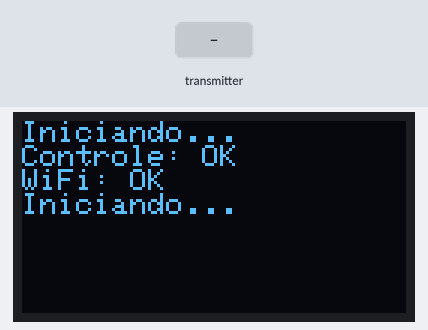
Bench run of a program on a simulated ESP32. Parts: 128×64 one-colour display. The test bench sets the inputs (shaded band).

Above: at 3.2 s.
5.4 s: the transmitter starts sending battery = 0
At 6.1 s:
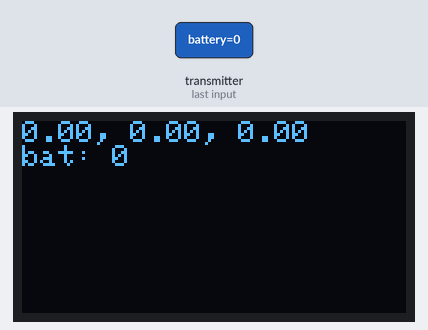
6.9 s: the transmitter starts sending kp = 25
At 7.3 s:
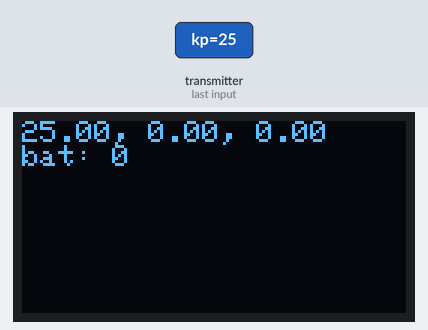
8.4 s: the transmitter starts sending ki = 25
At 9.6 s:
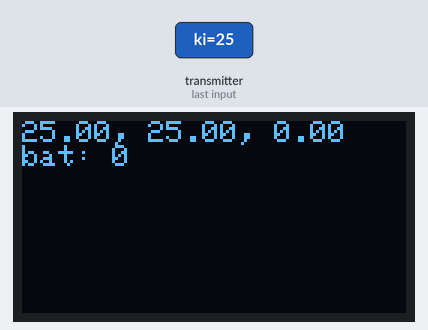
9.9 s: the transmitter starts sending kd = 25
At 10.7 s:
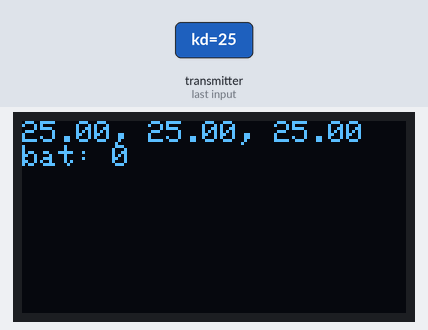
11.4 s: the transmitter starts sending battery = 25
At 11.9 s:
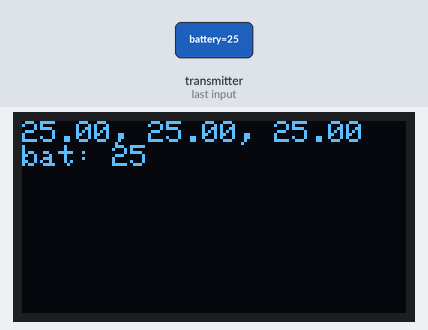
12.9 s: the transmitter starts sending kp = 0
At 14.2 s:
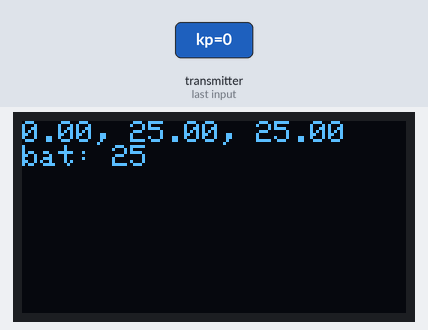
Timing chart, 0 to 15.4 s (numbered marks = the images above; inputs shaded):
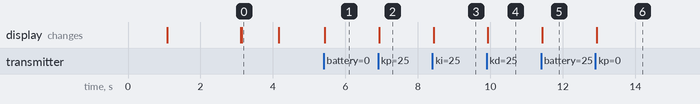

Measured:
- after the input at 5.4 s, the display: changes at once (image 1)
- after the input at 6.9 s, the display: changes at once (image 2)
- after the input at 8.4 s, the display: changes at once (image 3)
- after the input at 9.9 s, the display: changes at once (image 4)
- after the input at 11.4 s, the display: changes at once (image 5)
- after the input at 12.9 s, the display: changes at once (image 6)
- what the display in image 0 shows lasts 1.1 s, from 3.1 s to 4.2 s

The program:

main.cpp
```cpp
#include <Arduino.h>
#include <Wire.h>
#include <esp_now.h>
#include <WiFi.h>
#include <Adafruit_GFX.h>
#include <Adafruit_SSD1306.h>
#include <PS2X_lib.h>

#define PS2_DAT 21 //MISO  19
#define PS2_CMD 19 //MOSI  23
#define PS2_SEL 18 //SS     5
#define PS2_CLK 5 //SLK   18
#define pressures false
#define rumble false
#define CHANNEL 1
#define ALTURA 64
#define LARGURA 128


PS2X ps2x;

int error = -1;
byte type = 0;
byte vibrate = 0;
int tryNum = 1;
uint64_t leituraAtual = 1;

typedef struct data
{
  int battery = 0;
  float kp = 0;
  float ki = 0;
  float kd = 0;
} data;
data myDataR;

typedef struct struct_message
{
  int Y = 0;
  int Z = 0;
  bool SAFE = false;
} struct_message;
struct_message myDataS;

Adafruit_SSD1306 display = Adafruit_SSD1306();
esp_now_peer_info_t peer;
uint8_t mac[] = {0xA4, 0xCF, 0x12, 0x75, 0x51, 0x6C};
uint8_t peerMacAddress[] = {0xCC, 0x50, 0xE3, 0x9C, 0x47, 0x40};

void addPeer(uint8_t *peerMacAddress) //adiciona o endereço do receptor
{
  peer.channel = CHANNEL;
  peer.encrypt = 0;
  memcpy(peer.peer_addr, peerMacAddress, 6);
  esp_now_add_peer(&peer);
}

bool InitESPNow() //inicia o esp now
{
  if (esp_now_init() == ESP_OK)
  {
    return true;
  }
  else
  {
    return false;
  }
}

void OnDataSent(const uint8_t *mac_addr, esp_now_send_status_t status)// call back func de envio
{
}

void OnDataRecv(const uint8_t * mac, const uint8_t *incomingData, int len)
{
  memcpy(&myDataR, incomingData, sizeof(myDataR));
  display.clearDisplay();
  display.setCursor(0,0);
  display.printf("%0.02f, %0.02f, %0.02f\n",myDataR.kp,myDataR.ki,myDataR.kd);
  display.printf("bat: %d\n",myDataR.battery);
  display.display();


}

void setup() {
  Wire.begin(23, 22);
  display.begin(SSD1306_SWITCHCAPVCC, 0x3C);
  display.setTextColor(WHITE);
  display.setTextSize(0);
  display.clearDisplay();
  display.setCursor(0,0);
  display.print("Iniciando...\n");
  display.print("Controle: ");
  display.display();
  while (error != 0)
  {
    delay(1000); // 1 second wait
    error = ps2x.config_gamepad(PS2_CLK, PS2_CMD, PS2_SEL, PS2_DAT, pressures, rumble);
    tryNum++;
  }
  if (ps2x.readType() == 1)
    display.print("OK\n");
  else
    display.print("ERORR\n");
  display.display();

  display.print("WiFi: ");
  WiFi.mode(WIFI_STA);
  vTaskDelay(2000);
  if (InitESPNow())
    display.print("OK\n");
  else{
    display.print("ERORR\n");
    display.print("Reboot in 5s\n");
    display.display();
    vTaskDelay(5000);
    ESP.restart();
  }
  display.display();
  addPeer(peerMacAddress);
  display.print("Iniciando...");
  display.display();
  vTaskDelay(1000);
  display.clearDisplay();
  display.display();
  esp_now_register_send_cb(OnDataSent);
  esp_now_register_recv_cb(OnDataRecv);
}

void loop() {
  ps2x.read_gamepad(false, vibrate);//atualiza os valores e mantem o controle ligado
  myDataS.Y = ps2x.Analog(PSS_RY);//frente e trás
  myDataS.Z = ps2x.Analog(PSS_RX);//esquerda e direita
  if (ps2x.ButtonPressed(PSB_CROSS))//fail safe 2 (ativa/desativa os motores)
  {
    vTaskDelay(10);
    myDataS.SAFE = !myDataS.SAFE;
  }

  esp_now_send(peerMacAddress, (uint8_t *)&myDataS, sizeof(myDataS));
  vTaskDelay(50);
}
```
